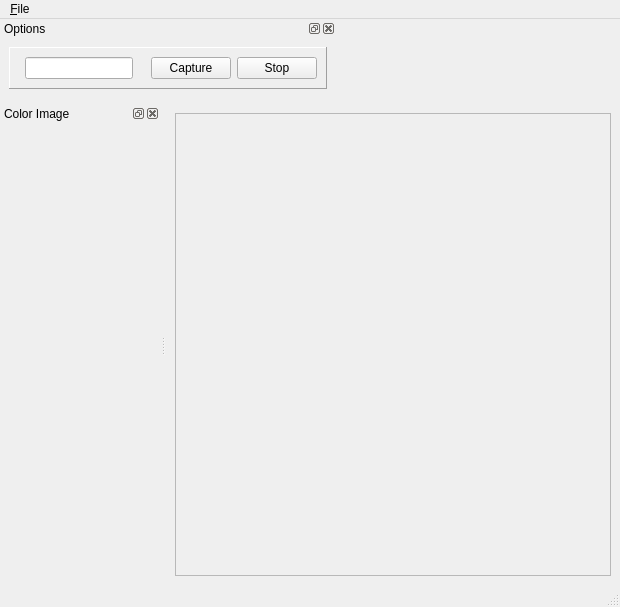
<?xml version="1.0" encoding="UTF-8"?>
<ui version="4.0">
 <class>RawImagesWindow</class>
 <widget class="QMainWindow" name="RawImagesWindow">
  <property name="geometry">
   <rect>
    <x>0</x>
    <y>0</y>
    <width>620</width>
    <height>607</height>
   </rect>
  </property>
  <property name="sizePolicy">
   <sizepolicy hsizetype="Expanding" vsizetype="Expanding">
    <horstretch>0</horstretch>
    <verstretch>0</verstretch>
   </sizepolicy>
  </property>
  <property name="windowTitle">
   <string>RGB-D Capture</string>
  </property>
  <widget class="QWidget" name="centralwidget">
   <layout class="QHBoxLayout" name="horizontalLayout">
    <item>
     <widget class="QFrame" name="frame_2">
      <property name="sizePolicy">
       <sizepolicy hsizetype="Expanding" vsizetype="Expanding">
        <horstretch>0</horstretch>
        <verstretch>0</verstretch>
       </sizepolicy>
      </property>
      <property name="frameShape">
       <enum>QFrame::StyledPanel</enum>
      </property>
      <property name="frameShadow">
       <enum>QFrame::Raised</enum>
      </property>
      <layout class="QHBoxLayout" name="horizontalLayout_2">
       <item>
        <widget class="ntk::ImageWidget" name="depthView" native="true">
         <property name="minimumSize">
          <size>
           <width>320</width>
           <height>240</height>
          </size>
         </property>
         <property name="focusPolicy">
          <enum>Qt::ClickFocus</enum>
         </property>
        </widget>
       </item>
      </layout>
     </widget>
    </item>
   </layout>
  </widget>
  <widget class="QMenuBar" name="menubar">
   <property name="geometry">
    <rect>
     <x>0</x>
     <y>0</y>
     <width>620</width>
     <height>25</height>
    </rect>
   </property>
   <widget class="QMenu" name="menuFile">
    <property name="title">
     <string>&amp;File</string>
    </property>
    <addaction name="separator"/>
    <addaction name="action_Quit"/>
   </widget>
   <addaction name="menuFile"/>
  </widget>
  <widget class="QStatusBar" name="statusbar"/>
  <widget class="QDockWidget" name="dockWidget_4">
   <property name="windowTitle">
    <string>Options</string>
   </property>
   <attribute name="dockWidgetArea">
    <number>4</number>
   </attribute>
   <widget class="QWidget" name="dockWidgetContents_4">
    <property name="sizePolicy">
     <sizepolicy hsizetype="Fixed" vsizetype="Fixed">
      <horstretch>0</horstretch>
      <verstretch>0</verstretch>
     </sizepolicy>
    </property>
    <layout class="QHBoxLayout" name="horizontalLayout_6">
     <item>
      <widget class="QFrame" name="frame">
       <property name="sizePolicy">
        <sizepolicy hsizetype="Maximum" vsizetype="Fixed">
         <horstretch>12</horstretch>
         <verstretch>0</verstretch>
        </sizepolicy>
       </property>
       <property name="frameShape">
        <enum>QFrame::Panel</enum>
       </property>
       <property name="frameShadow">
        <enum>QFrame::Raised</enum>
       </property>
       <property name="lineWidth">
        <number>1</number>
       </property>
       <layout class="QHBoxLayout" name="horizontalLayout_7">
        <item>
         <widget class="Line" name="line_3">
          <property name="orientation">
           <enum>Qt::Horizontal</enum>
          </property>
         </widget>
        </item>
        <item>
         <widget class="QLineEdit" name="outputDirText">
          <property name="minimumSize">
           <size>
            <width>100</width>
            <height>0</height>
           </size>
          </property>
          <property name="focusPolicy">
           <enum>Qt::ClickFocus</enum>
          </property>
          <property name="text">
           <string/>
          </property>
         </widget>
        </item>
        <item>
         <widget class="Line" name="line_2">
          <property name="orientation">
           <enum>Qt::Horizontal</enum>
          </property>
         </widget>
        </item>
        <item>
         <widget class="Line" name="line">
          <property name="orientation">
           <enum>Qt::Horizontal</enum>
          </property>
         </widget>
        </item>
        <item>
         <widget class="QPushButton" name="Capture">
          <property name="text">
           <string>Capture</string>
          </property>
         </widget>
        </item>
        <item>
         <widget class="QPushButton" name="pushButton">
          <property name="text">
           <string>Stop</string>
          </property>
         </widget>
        </item>
       </layout>
      </widget>
     </item>
    </layout>
   </widget>
  </widget>
  <widget class="QDockWidget" name="dockWidget">
   <property name="windowTitle">
    <string>Color Image</string>
   </property>
   <attribute name="dockWidgetArea">
    <number>1</number>
   </attribute>
   <widget class="QWidget" name="dockWidgetContents">
    <property name="minimumSize">
     <size>
      <width>160</width>
      <height>120</height>
     </size>
    </property>
    <layout class="QHBoxLayout" name="horizontalLayout_3">
     <item>
      <widget class="ntk::ImageWidget" name="colorView" native="true">
       <property name="enabled">
        <bool>true</bool>
       </property>
       <property name="sizePolicy">
        <sizepolicy hsizetype="MinimumExpanding" vsizetype="Minimum">
         <horstretch>0</horstretch>
         <verstretch>0</verstretch>
        </sizepolicy>
       </property>
       <property name="minimumSize">
        <size>
         <width>0</width>
         <height>448</height>
        </size>
       </property>
       <property name="maximumSize">
        <size>
         <width>500</width>
         <height>500</height>
        </size>
       </property>
       <layout class="QHBoxLayout" name="horizontalLayout_8"/>
      </widget>
     </item>
    </layout>
   </widget>
  </widget>
  <action name="action_GrabOneFrame">
   <property name="text">
    <string>Grab one frame</string>
   </property>
   <property name="shortcut">
    <string>Ctrl+G</string>
   </property>
  </action>
  <action name="action_Quit">
   <property name="text">
    <string>&amp;Quit</string>
   </property>
   <property name="shortcut">
    <string>Ctrl+Q</string>
   </property>
  </action>
  <action name="action_Show_Object_Detector">
   <property name="checkable">
    <bool>true</bool>
   </property>
   <property name="checked">
    <bool>false</bool>
   </property>
   <property name="text">
    <string>&amp;Object detector</string>
   </property>
  </action>
  <action name="action_3D_View">
   <property name="checkable">
    <bool>true</bool>
   </property>
   <property name="text">
    <string>3D &amp;View</string>
   </property>
  </action>
  <action name="action_Screen_capture_mode">
   <property name="checkable">
    <bool>true</bool>
   </property>
   <property name="enabled">
    <bool>true</bool>
   </property>
   <property name="text">
    <string>&amp;Screen capture mode</string>
   </property>
  </action>
  <action name="action_GrabFrames">
   <property name="checkable">
    <bool>true</bool>
   </property>
   <property name="text">
    <string>Grab all frames</string>
   </property>
  </action>
  <action name="action_Filters">
   <property name="checkable">
    <bool>true</bool>
   </property>
   <property name="text">
    <string>Filters</string>
   </property>
  </action>
  <action name="actionPa10_Controller">
   <property name="checkable">
    <bool>true</bool>
   </property>
   <property name="enabled">
    <bool>false</bool>
   </property>
   <property name="text">
    <string>Pa10 Controller</string>
   </property>
  </action>
  <action name="action_Show_Modeler">
   <property name="checkable">
    <bool>true</bool>
   </property>
   <property name="enabled">
    <bool>false</bool>
   </property>
   <property name="text">
    <string>3D Modeler</string>
   </property>
  </action>
  <action name="actionStep_by_step">
   <property name="text">
    <string>Step by step</string>
   </property>
  </action>
  <action name="actionStep_by_step_2">
   <property name="text">
    <string>Step by step</string>
   </property>
  </action>
  <action name="actionPause">
   <property name="checkable">
    <bool>true</bool>
   </property>
   <property name="text">
    <string>Pause</string>
   </property>
  </action>
  <action name="actionNext_frame">
   <property name="text">
    <string>Next frame</string>
   </property>
   <property name="shortcut">
    <string>Ctrl+Right</string>
   </property>
  </action>
  <action name="actionPedestrians">
   <property name="checkable">
    <bool>true</bool>
   </property>
   <property name="text">
    <string>Pedestrians</string>
   </property>
  </action>
  <action name="actionShow_IR">
   <property name="checkable">
    <bool>true</bool>
   </property>
   <property name="text">
    <string>Show IR</string>
   </property>
  </action>
  <action name="actionDual_RGB_IR_mode">
   <property name="checkable">
    <bool>true</bool>
   </property>
   <property name="text">
    <string>Dual RGB/IR mode</string>
   </property>
  </action>
  <action name="actionCapture">
   <property name="text">
    <string>Capture</string>
   </property>
  </action>
 </widget>
 <customwidgets>
  <customwidget>
   <class>ntk::ImageWidget</class>
   <extends>QWidget</extends>
   <header location="global">ntk/gui/image_widget.h</header>
   <container>1</container>
  </customwidget>
 </customwidgets>
 <resources/>
 <connections/>
</ui>
